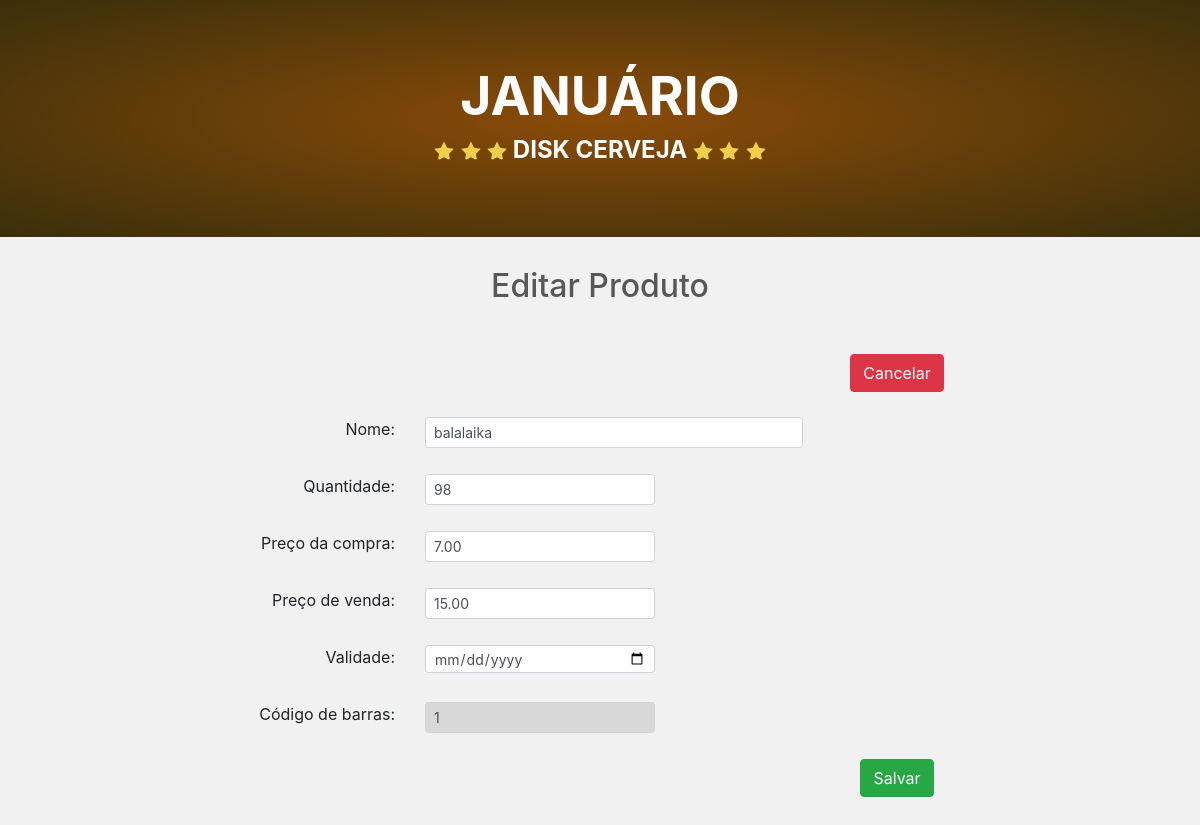
Page /warehouse/paginas/edtproduto.php?pesq=1 (signed in) on the committed database.
### tables this page shows
CREATE TABLE `produto` (
  `codigo_de_barras` int(13) NOT NULL,
  `nome` varchar(200) NOT NULL,
  `preco_de_venda` decimal(10,2) NOT NULL,
  `preco_de_compra` decimal(10,2) NOT NULL,
  `quantidade_estoque` int(11) NOT NULL
);

### warehouse/paginas/edtproduto.php (the view, shortened to what this page needs)
<!doctype html>
<html lang="pt-br">
	<head>
		<link rel="stylesheet" type="text/css" href="../css/bootstrap.min.css">
		<link rel="stylesheet" type="text/css" href="../css/estilo.css" >
		<link rel="stylesheet" type="text/css" href="../css/cadproduto.css">
</head>
	<body>
		<nav class="site-header">
			<div class = "jumbotron text-center removerMargem">
				<h1 class="text-titulo"><strong>JANUÁRIO</strong></h1>
				<h4><img class="rounded-circle" src="../svg/star.svg" alt="Generic placeholder image" width="20" height="20"> <img class="rounded-circle" src="../svg/star.svg" alt="Generic placeholder image" width="20" height="20"> <img class="rounded-circle" src="../svg/star.svg" alt="Generic placeholder image" width="20" height="20"><strong> DISK CERVEJA </strong><img class="rounded-circle" src="../svg/star.svg" alt="Generic placeholder image" width="20" height="20"> <img class="rounded-circle" src="../svg/star.svg" alt="Generic placeholder image" width="20" height="20"> <img class="rounded-circle" src="../svg/star.svg" alt="Generic placeholder image" width="20" height="20"></h4>
			</div>
		</nav>
		<?php
			require_once ("../crud/bd.php");
			$nomeInput = $codigoInput = $preco_compraInput = $preco_vendaInput = $quantidadeInput = $validadeInput = "";
			if($_SERVER["REQUEST_METHOD"] == "GET")
			{
				$codigo = $_GET["pesq"];
				$sql = mysqli_query($conexao,"SELECT * FROM produto where codigo_de_barras = '$codigo'");
				while($row = mysqli_fetch_array($sql)){
					$codigoInput = "<input class='form-control form-control-sm' style='background: #D8D8D8;' type='text' id='txtCodigoBarras' name='txtCodigoBarras' value='$codigo' readonly>";
					$nome = $row["nome"];
					$nomeInput = "<input class='form-control form-control-sm' type='text' id='txtNome' name='txtNome' value='$nome'>";
					$preco_venda = $row["preco_de_venda"];
					$preco_vendaInput = "<input class='form-control form-control-sm' type='text' id='txtPrecoVenda' name='txtPrecoVenda' value='$preco_venda'>";
					$preco_compra = $row["preco_de_compra"];
					$preco_compraInput = "<input class='form-control form-control-sm' type='text' id='txtPrecoCompra' name='txtPrecoCompra' value='$preco_compra'>";
					$quantidade = $row["quantidade_estoque"];
					$quantidadeInput = "<input class='form-control form-control-sm' type='text' id='txtQuantidade' name='txtQuantidade' value='$quantidade'>";
					$validade = $row["validade"];
					$validadeInput = "<input class='form-control form-control-sm' style='width: 230px; height: 28px;'type='date' id='txtValidade' name='txtValidade' value='$validade'>";
				}
			}
		?>
		<div class="container">
			<h2 class="subTitulo">Editar Produto</h2>
			<div class="row">
				<div class="col-md-2"></div>
				<div class="col-md-8 mt-3">
					<div class="row">
						<div class="col-md-12">
							<form action="" method="POST" id="formedtProduto" enctype="multipart/form-data">
								<div class="row rowForm">
									<div class="col-md-9"></div>
									<div class="col-md-3" align="center">
										<a id="btnCancelar" class="btn btn-danger" href="pesquisar_editar.php" role="button">Cancelar</a>
									</div>
								</div>
								<div class="row rowForm">
									<div class="col-md-3 lblAl">
										<label>Nome: </label>
									</div>
									<div class="col-md-9">
										<?php echo($nomeInput) ?>
									</div>
								</div>
								<div class="row rowForm">
									<div class="col-md-3 lblAl">
										<label>Quantidade: </label>
									</div>
									<div class="col-md-9">
										<?php echo ($quantidadeInput); ?>
									</div>
								</div>
								<div class="row rowForm">
									<div class="col-md-3 lblAl">
										<label>Preço da compra: </label>
									</div>
									<div class="col-md-9">
										<?php echo($preco_compraInput); ?>
									</div>
								</div>
								<div class="row rowForm">
									<div class="col-md-3 lblAl">
										<label>Preço de venda: </label>
									</div>
									<div class="col-md-9">
										<?php echo($preco_vendaInput); ?>
									</div>
								</div>
								<div class="row rowForm">
									<div class="col-md-3 lblAl">
										<label>Validade: </label>
									</div>
									<div class="col-md-9">
										<?php echo($validadeInput); ?>
									</div>
								</div>
								<div class="row rowForm">
									<div class="col-md-3 lblAl">
										<label>Código de barras: </label>
									</div>
									<div class="col-md-9">
										<?php  echo($codigoInput);?>
									</div>
								</div>
								<div class="row rowForm"style="margin-bottom:30px">
									<div class="col-md-9"></div>
									<div class="col-md-3" align="center">
										<input type="submit" class="btn btn-success" id="btnCancelar" value="Salvar">
									</div>
								</div>
							</form>
						</div>
					</div>
				</div>
			</div>
		</div>
	</body>
</html>

### warehouse/css/estilo.css (style rules this page uses)
.text-titulo { font-size: 40pt !important; }
.removerMargem { position: relative !important; margin: 0 !important; }
.jumbotron { border-radius: 0; color: white; background-image:-moz-radial-gradient(center,ellipse cover,#8A4B08 1%,#3A2F0B 100%); background-image:-webkit-radial-gradient(center,ellipse cover,#8A4B08 1%,#3A2F0B 100%); background-image:-o-radial-gradient(center,ellipse cover,#8A4B08 1%,#3A2F0B 100%); background-image:-ms-radial-gradient(center,ellipse cover,#8A4B08 1%,#3A2F0B 100%); background-image:radial-gradient(ellipse at center,#8A4B08 1%,#3A2F0B 100%); }
body { background-color: #f1f1f1 !important; }
.subTitulo { color: #585858 !important; margin-top: 30px; text-align: center; }

### warehouse/css/cadproduto.css (style rules this page uses)
.rowForm { margin-top:25px; }
.lblAl { text-align: right; vertical-align: center; }
#txtNome { width:378px; }
#btnCancelar { margin-right:-24px; }
#txtQuantidade { width:230px; }
#txtPrecoCompra { width:230px; }
#txtPrecoVenda { width:230px; }
#txtCodigoBarras { width:230px; }

### rows in the picture
produto: txtNome "balalaika", txtQuantidade "98", txtPrecoCompra "7.00", txtPrecoVenda "15.00"
